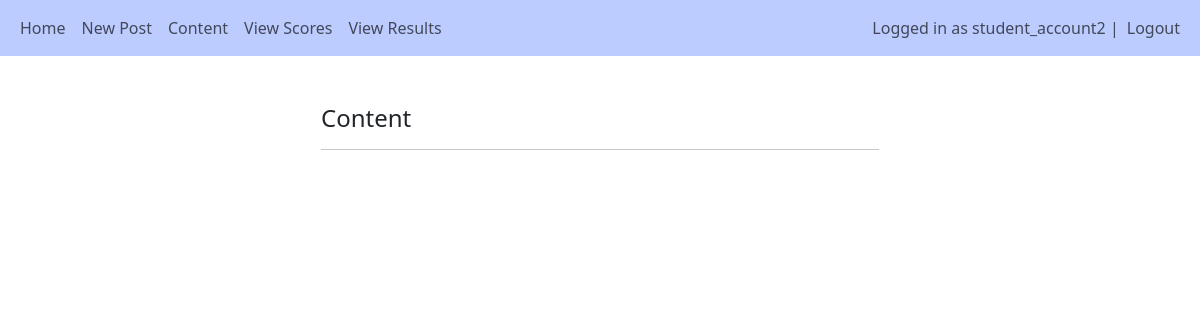
Page /content/ (signed in) on the earlier database version.
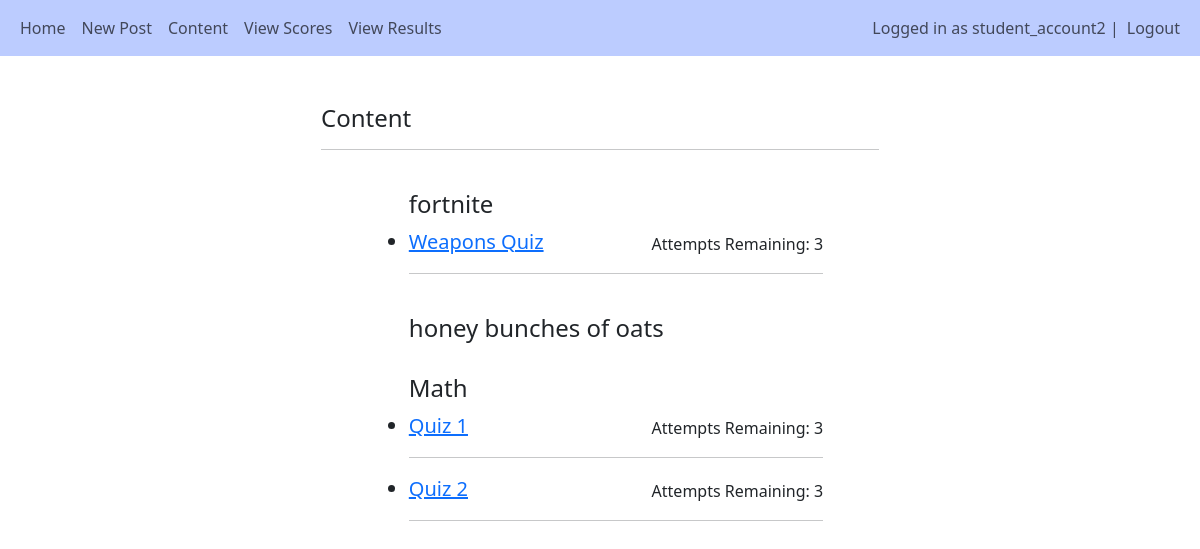
Same page on the later database version.
### main/models.py (models this page shows, shortened)
class Subject(models.Model):
    title = models.CharField(max_length=255)
    teacher = models.ForeignKey(User, null=True, on_delete=models.CASCADE)

class Quiz(models.Model):
    subject = models.ForeignKey(Subject, null=True, related_name="quizzes", on_delete=models.CASCADE)
    title = models.CharField(max_length=255)
    weight = models.DecimalField(null=True, max_digits=5, decimal_places=0)
    max_attempts = models.IntegerField(default=3)

### main/views.py (the view)
# urls.py: path('content/', views.content, name="content"),
@login_required(login_url="/login")
def content(request):
    subjects = Subject.objects.all()
    quizzes = Quiz.objects.all()
    quizzes_with_attempts = []
    for quiz in quizzes:
        attemptsRem = quiz.max_attempts - Attempt.objects.filter(student=request.user, quiz=quiz).count()
        quizzes_with_attempts.append({
            "quiz":quiz,
            "attemptsRem":attemptsRem
        })
    return render(request, 'main/quiz/content.html', {"quizzes":quizzes, "quizzes_with_attempts":quizzes_with_attempts, "subjects":subjects})

### main/templates/main/quiz/content.html (shortened to what this page needs)
{% extends 'main/base.html'%}
{% load crispy_forms_tags %}
{% block content %}
<div style="width:50%; margin:auto">
    <br>
    <h4>Content</h4>
    <hr><br>
    <ul style="width:80%; margin:auto">
        {% for subject in subjects %}
        <h4>{{subject.title}}</h4>
            {% for item in quizzes_with_attempts %}
                {% if item.quiz.subject == subject %}
                    {% if item.attemptsRem > 0 %}
                        <li style="font-size:15pt"><a href="{% url 'take_quiz_detail' item.quiz.pk %}">{{item.quiz.title}}</a>  <span style="float:right; font-size:12pt; margin-top:5px">Attempts Remaining: {{item.attemptsRem}}</span></li><hr>
                    {% else %}
                        <li style="font-size:15pt">{{item.quiz.title}}<span style="float:right; font-size:12pt; margin-top:5px">Attempts Remaining: {{item.attemptsRem}}</span></li><hr>
                    {% endif %}
                {% endif %}
            {% endfor %}
            <br>
        {% endfor %}
    </ul>
</div>
{% endblock %}

Differences in the rows shown:
added Subject: title "fortnite"
added Quiz: quiz "Weapons Quiz", attemptsRem "3", shown under "fortnite"
added Subject: title "honey bunches of oats"
added Subject: title "Math"
added Quiz: quiz "Quiz 1", attemptsRem "3", shown under "Math"
added Quiz: quiz "Quiz 2", attemptsRem "3", shown under "Math"
